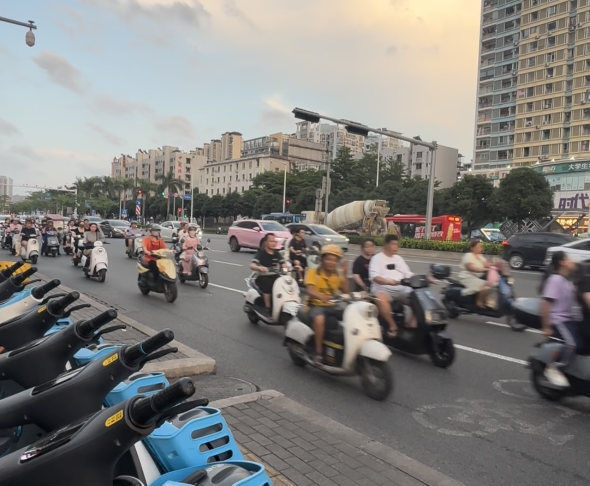
#> input picture datasets/广西大学南门口数据集/图片/3.png, 1179 x 971 px, found by its file name (shown at 1/2 size)
$ python '图像尺寸640_640.py'
#> lines starting #> are read from the running program, lines starting #| are printed output that depends on the picture
# -*- coding: utf-8 -*-
from PIL import Image

# 加载图片
image_path = "C:\\Users\\25311\Desktop\YOLOv8helmet\datasets\广西大学南门口数据集\图片\\3.png"
image = Image.open(image_path)
#> image is the input picture: PIL image 1179x971 RGB; mean R, G, B 128, 126.5, 123.6

# 设定裁剪尺寸
crop_size = 640
width, height = image.size
#> width = 1179; height = 971

# 计算中心裁剪区域的坐标
left = (width - crop_size) / 2
#> left = 269.5
top = (height - crop_size) / 2
#> top = 165.5
right = (width + crop_size) / 2
#> right = 909.5
bottom = (height + crop_size) / 2
#> bottom = 805.5

# 裁剪图片
cropped_image = image.crop((left, top, right, bottom))
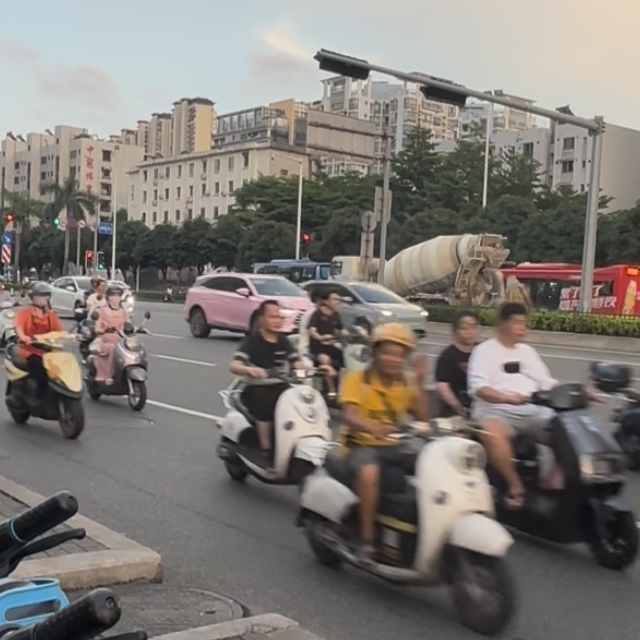
#> cropped_image: PIL image 640x640 RGB; mean R, G, B 126.1, 121.4, 116.5

# 保存裁剪后的图片
cropped_image.save("C:\\Users\\25311\Desktop\YOLOv8helmet\datasets\广西大学南门口数据集\图片\\3_640_640.png")

$ run again, with datasets/广西大学南门口数据集/图片/1.png copied over datasets/广西大学南门口数据集/图片/3.png
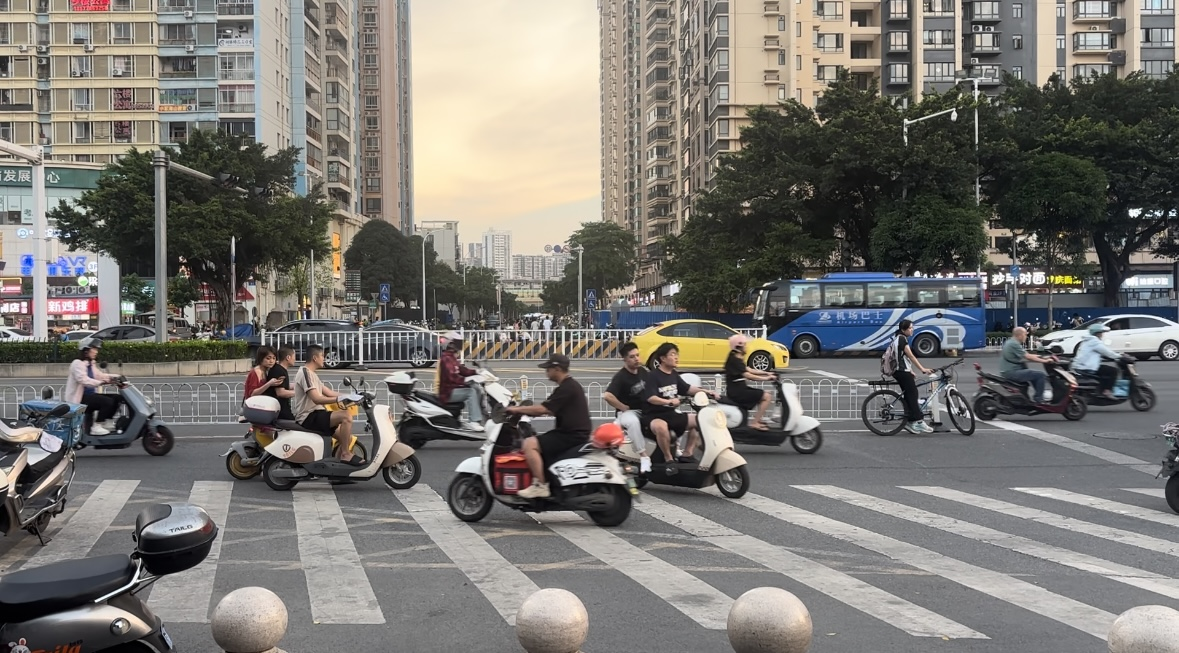
#> input picture datasets/广西大学南门口数据集/图片/1.png, 1179 x 653 px, found by its file name
#> image is the input picture: PIL image 1179x653 RGB; mean R, G, B 121.2, 118.5, 113.7
#> `cropped_image = image.crop((left, top, right, bottom))`:
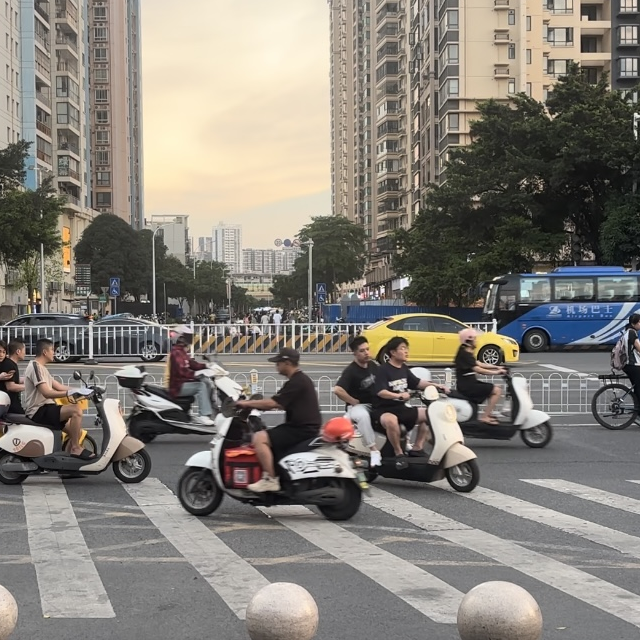
#> cropped_image: PIL image 640x640 RGB; mean R, G, B 132.1, 127.2, 119.8

$ run again, with datasets/广西大学南门口数据集/图片/10.png copied over datasets/广西大学南门口数据集/图片/3.png
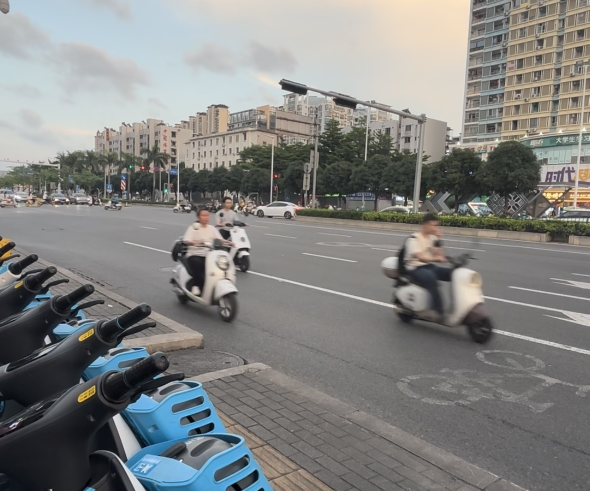
#> input picture datasets/广西大学南门口数据集/图片/10.png, 1179 x 982 px, found by its file name (shown at 1/2 size)
#> image is the input picture: PIL image 1179x982 RGB; mean R, G, B 129.6, 130.4, 128.6
#> `cropped_image = image.crop((left, top, right, bottom))`:
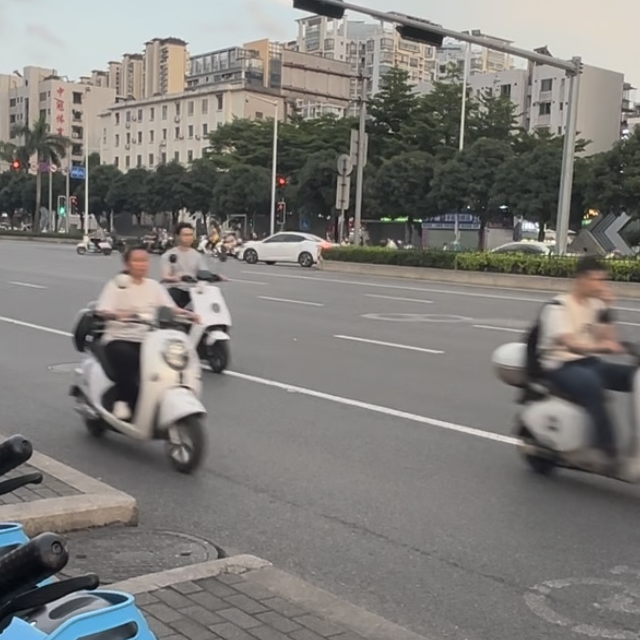
#> cropped_image: PIL image 640x640 RGB; mean R, G, B 125.7, 123.8, 120

$ run again, with datasets/广西大学南门口数据集/图片/11.png copied over datasets/广西大学南门口数据集/图片/3.png
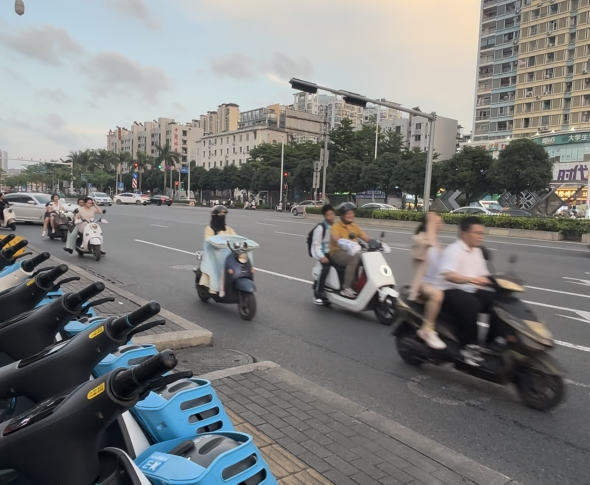
#> input picture datasets/广西大学南门口数据集/图片/11.png, 1179 x 969 px, found by its file name (shown at 1/2 size)
#> image is the input picture: PIL image 1179x969 RGB; mean R, G, B 122.7, 124.1, 123
#> `cropped_image = image.crop((left, top, right, bottom))`:
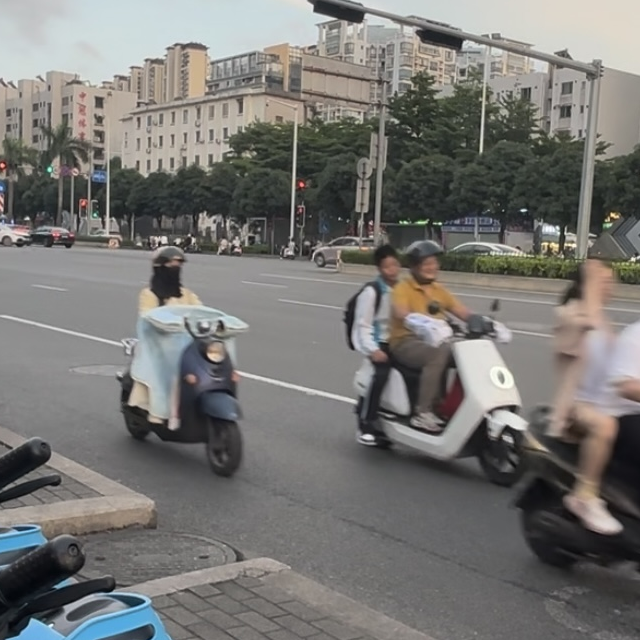
#> cropped_image: PIL image 640x640 RGB; mean R, G, B 119.1, 118, 115.3
